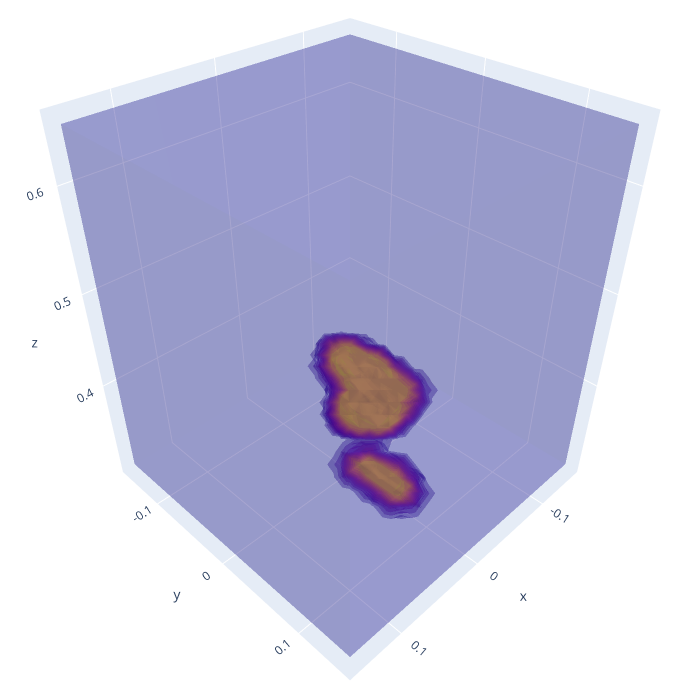

The notebook cell this image was saved under:
### Code cell
import strnet.utils.r3d_misc as misc
import numpy as np
import matplotlib.pyplot as plt
pltr = misc.Plotter()

pltr.sceneshow(x=input,perspective='simulated').show()
plt.figure(figsize=(5,10))
pltr.maxProjection(x=input)

### Figure 1 — Plotly figure (JSON) as saved in the notebook; plotly's stock layout.template omitted (floating-point values rounded to 4 significant figures; data arrays with more than 128 entries replaced by an {"elided": "..."} marker saying what was removed)
{"data": [{"isomax": 1, "isomin": 0, "opacity": 0.2, "scene": "scene", "showscale": false, "surface": {"count": 15}, "type": "volume", "value": {"elided": "30625 float values"}, "x": {"elided": "30625 float values"}, "y": {"elided": "30625 float values"}, "z": {"elided": "30625 float values"}}], "layout": {"font": {"size": 12}, "height": 700, "margin": {"b": 0, "l": 0, "r": 0, "t": 0}, "scene": {"camera": {"center": {"x": 0, "y": 0, "z": -0.1}}, "domain": {"x": [0, 1], "y": [0, 1]}, "xaxis": {"tickmode": "array", "ticktext": ["-0.1", "0", "0.1"], "tickvals": [-0.1, 0, 0.1], "title": {"text": "x"}}, "yaxis": {"tickmode": "array", "ticktext": ["-0.1", "0", "0.1"], "tickvals": [-0.1, 0, 0.1], "title": {"text": "y"}}, "zaxis": {"tickmode": "array", "ticktext": ["0.4", "0.5", "0.6"], "tickvals": [0.4, 0.5, 0.6], "title": {"text": "z"}}}, "width": 700}}
